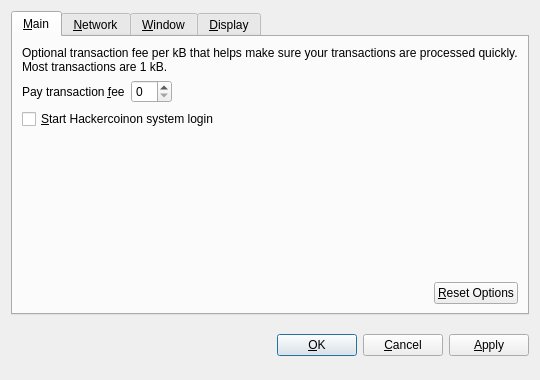
<?xml version="1.0" encoding="UTF-8"?>
<ui version="4.0">
 <class>OptionsDialog</class>
 <widget class="QDialog" name="OptionsDialog">
  <property name="geometry">
   <rect>
    <x>0</x>
    <y>0</y>
    <width>540</width>
    <height>380</height>
   </rect>
  </property>
  <property name="windowTitle">
   <string>Options</string>
  </property>
  <property name="modal">
   <bool>true</bool>
  </property>
  <layout class="QVBoxLayout" name="verticalLayout">
   <item>
    <widget class="QTabWidget" name="tabWidget">
     <property name="tabPosition">
      <enum>QTabWidget::North</enum>
     </property>
     <property name="currentIndex">
      <number>0</number>
     </property>
     <widget class="QWidget" name="tabMain">
      <attribute name="title">
       <string>&amp;Main</string>
      </attribute>
      <layout class="QVBoxLayout" name="verticalLayout_Main">
       <item>
        <widget class="QLabel" name="transactionFeeInfoLabel">
         <property name="text">
          <string>Optional transaction fee per kB that helps make sure your transactions are processed quickly. Most transactions are 1 kB.</string>
         </property>
         <property name="textFormat">
          <enum>Qt::PlainText</enum>
         </property>
         <property name="wordWrap">
          <bool>true</bool>
         </property>
        </widget>
       </item>
       <item>
        <layout class="QHBoxLayout" name="horizontalLayout_1_Main">
         <item>
          <widget class="QLabel" name="transactionFeeLabel">
           <property name="text">
            <string>Pay transaction &amp;fee</string>
           </property>
           <property name="textFormat">
            <enum>Qt::PlainText</enum>
           </property>
           <property name="buddy">
            <cstring>transactionFee</cstring>
           </property>
          </widget>
         </item>
         <item>
          <widget class="BitcoinAmountField" name="transactionFee"/>
         </item>
         <item>
          <spacer name="horizontalSpacer_1_Main">
           <property name="orientation">
            <enum>Qt::Horizontal</enum>
           </property>
           <property name="sizeHint" stdset="0">
            <size>
             <width>40</width>
             <height>20</height>
            </size>
           </property>
          </spacer>
         </item>
        </layout>
       </item>
       <item>
        <widget class="QCheckBox" name="bitcoinAtStartup">
         <property name="toolTip">
          <string>Automatically start Hackercoinafter logging in to the system.</string>
         </property>
         <property name="text">
          <string>&amp;Start Hackercoinon system login</string>
         </property>
        </widget>
       </item>
       <item>
        <spacer name="verticalSpacer_Main">
         <property name="orientation">
          <enum>Qt::Vertical</enum>
         </property>
         <property name="sizeHint" stdset="0">
          <size>
           <width>20</width>
           <height>40</height>
          </size>
         </property>
        </spacer>
       </item>
       <item>
        <layout class="QHBoxLayout" name="horizontalLayout_2_Main">
         <item>
          <spacer name="horizontalSpacer_2_Main">
           <property name="orientation">
            <enum>Qt::Horizontal</enum>
           </property>
           <property name="sizeHint" stdset="0">
            <size>
             <width>40</width>
             <height>20</height>
            </size>
           </property>
          </spacer>
         </item>
         <item>
          <widget class="QPushButton" name="resetButton">
           <property name="toolTip">
            <string>Reset all client options to default.</string>
           </property>
           <property name="text">
            <string>&amp;Reset Options</string>
           </property>
           <property name="autoDefault">
            <bool>false</bool>
           </property>
          </widget>
         </item>
        </layout>
       </item>
      </layout>
     </widget>
     <widget class="QWidget" name="tabNetwork">
      <attribute name="title">
       <string>&amp;Network</string>
      </attribute>
      <layout class="QVBoxLayout" name="verticalLayout_Network">
       <item>
        <widget class="QCheckBox" name="mapPortUpnp">
         <property name="toolTip">
          <string>Automatically open the Bitcoin client port on the router. This only works when your router supports UPnP and it is enabled.</string>
         </property>
         <property name="text">
          <string>Map port using &amp;UPnP</string>
         </property>
        </widget>
       </item>
       <item>
        <widget class="QCheckBox" name="connectSocks">
         <property name="toolTip">
          <string>Connect to the Bitcoin network through a SOCKS proxy (e.g. when connecting through Tor).</string>
         </property>
         <property name="text">
          <string>&amp;Connect through SOCKS proxy:</string>
         </property>
        </widget>
       </item>
       <item>
        <layout class="QHBoxLayout" name="horizontalLayout_Network">
         <item>
          <widget class="QLabel" name="proxyIpLabel">
           <property name="text">
            <string>Proxy &amp;IP:</string>
           </property>
           <property name="textFormat">
            <enum>Qt::PlainText</enum>
           </property>
           <property name="buddy">
            <cstring>proxyIp</cstring>
           </property>
          </widget>
         </item>
         <item>
          <widget class="QValidatedLineEdit" name="proxyIp">
           <property name="maximumSize">
            <size>
             <width>140</width>
             <height>16777215</height>
            </size>
           </property>
           <property name="toolTip">
            <string>IP address of the proxy (e.g. 127.0.0.1)</string>
           </property>
          </widget>
         </item>
         <item>
          <widget class="QLabel" name="proxyPortLabel">
           <property name="text">
            <string>&amp;Port:</string>
           </property>
           <property name="textFormat">
            <enum>Qt::PlainText</enum>
           </property>
           <property name="buddy">
            <cstring>proxyPort</cstring>
           </property>
          </widget>
         </item>
         <item>
          <widget class="QLineEdit" name="proxyPort">
           <property name="maximumSize">
            <size>
             <width>55</width>
             <height>16777215</height>
            </size>
           </property>
           <property name="toolTip">
            <string>Port of the proxy (e.g. 9050)</string>
           </property>
          </widget>
         </item>
         <item>
          <widget class="QLabel" name="socksVersionLabel">
           <property name="text">
            <string>SOCKS &amp;Version:</string>
           </property>
           <property name="textFormat">
            <enum>Qt::PlainText</enum>
           </property>
           <property name="buddy">
            <cstring>socksVersion</cstring>
           </property>
          </widget>
         </item>
         <item>
          <widget class="QValueComboBox" name="socksVersion">
           <property name="toolTip">
            <string>SOCKS version of the proxy (e.g. 5)</string>
           </property>
          </widget>
         </item>
         <item>
          <spacer name="horizontalSpacer_Network">
           <property name="orientation">
            <enum>Qt::Horizontal</enum>
           </property>
           <property name="sizeHint" stdset="0">
            <size>
             <width>40</width>
             <height>20</height>
            </size>
           </property>
          </spacer>
         </item>
        </layout>
       </item>
       <item>
        <spacer name="verticalSpacer_Network">
         <property name="orientation">
          <enum>Qt::Vertical</enum>
         </property>
         <property name="sizeHint" stdset="0">
          <size>
           <width>20</width>
           <height>40</height>
          </size>
         </property>
        </spacer>
       </item>
      </layout>
     </widget>
     <widget class="QWidget" name="tabWindow">
      <attribute name="title">
       <string>&amp;Window</string>
      </attribute>
      <layout class="QVBoxLayout" name="verticalLayout_Window">
       <item>
        <widget class="QCheckBox" name="minimizeToTray">
         <property name="toolTip">
          <string>Show only a tray icon after minimizing the window.</string>
         </property>
         <property name="text">
          <string>&amp;Minimize to the tray instead of the taskbar</string>
         </property>
        </widget>
       </item>
       <item>
        <widget class="QCheckBox" name="minimizeOnClose">
         <property name="toolTip">
          <string>Minimize instead of exit the application when the window is closed. When this option is enabled, the application will be closed only after selecting Quit in the menu.</string>
         </property>
         <property name="text">
          <string>M&amp;inimize on close</string>
         </property>
        </widget>
       </item>
       <item>
        <spacer name="verticalSpacer_Window">
         <property name="orientation">
          <enum>Qt::Vertical</enum>
         </property>
         <property name="sizeHint" stdset="0">
          <size>
           <width>20</width>
           <height>40</height>
          </size>
         </property>
        </spacer>
       </item>
      </layout>
     </widget>
     <widget class="QWidget" name="tabDisplay">
      <attribute name="title">
       <string>&amp;Display</string>
      </attribute>
      <layout class="QVBoxLayout" name="verticalLayout_Display">
       <item>
        <layout class="QHBoxLayout" name="horizontalLayout_1_Display">
         <item>
          <widget class="QLabel" name="langLabel">
           <property name="text">
            <string>User Interface &amp;language:</string>
           </property>
           <property name="textFormat">
            <enum>Qt::PlainText</enum>
           </property>
           <property name="buddy">
            <cstring>lang</cstring>
           </property>
          </widget>
         </item>
         <item>
          <widget class="QValueComboBox" name="lang">
           <property name="toolTip">
            <string>The user interface language can be set here. This setting will take effect after restarting Bitcoin.</string>
           </property>
          </widget>
         </item>
        </layout>
       </item>
       <item>
        <layout class="QHBoxLayout" name="horizontalLayout_2_Display">
         <item>
          <widget class="QLabel" name="unitLabel">
           <property name="text">
            <string>&amp;Unit to show amounts in:</string>
           </property>
           <property name="textFormat">
            <enum>Qt::PlainText</enum>
           </property>
           <property name="buddy">
            <cstring>unit</cstring>
           </property>
          </widget>
         </item>
         <item>
          <widget class="QValueComboBox" name="unit">
           <property name="toolTip">
            <string>Choose the default subdivision unit to show in the interface and when sending coins.</string>
           </property>
          </widget>
         </item>
        </layout>
       </item>
       <item>
        <widget class="QCheckBox" name="displayAddresses">
         <property name="toolTip">
          <string>Whether to show Bitcoin addresses in the transaction list or not.</string>
         </property>
         <property name="text">
          <string>&amp;Display addresses in transaction list</string>
         </property>
        </widget>
       </item>
       <item>
        <spacer name="verticalSpacer_Display">
         <property name="orientation">
          <enum>Qt::Vertical</enum>
         </property>
         <property name="sizeHint" stdset="0">
          <size>
           <width>20</width>
           <height>40</height>
          </size>
         </property>
        </spacer>
       </item>
      </layout>
     </widget>
    </widget>
   </item>
   <item>
    <layout class="QHBoxLayout" name="horizontalLayout_Buttons">
     <item>
      <spacer name="horizontalSpacer_1">
       <property name="orientation">
        <enum>Qt::Horizontal</enum>
       </property>
       <property name="sizeHint" stdset="0">
        <size>
         <width>40</width>
         <height>48</height>
        </size>
       </property>
      </spacer>
     </item>
     <item>
      <widget class="QLabel" name="statusLabel">
       <property name="font">
        <font>
         <weight>75</weight>
         <bold>true</bold>
        </font>
       </property>
       <property name="text">
        <string/>
       </property>
       <property name="textFormat">
        <enum>Qt::PlainText</enum>
       </property>
       <property name="wordWrap">
        <bool>true</bool>
       </property>
      </widget>
     </item>
     <item>
      <spacer name="horizontalSpacer_2">
       <property name="orientation">
        <enum>Qt::Horizontal</enum>
       </property>
       <property name="sizeHint" stdset="0">
        <size>
         <width>40</width>
         <height>48</height>
        </size>
       </property>
      </spacer>
     </item>
     <item>
      <widget class="QPushButton" name="okButton">
       <property name="text">
        <string>&amp;OK</string>
       </property>
      </widget>
     </item>
     <item>
      <widget class="QPushButton" name="cancelButton">
       <property name="text">
        <string>&amp;Cancel</string>
       </property>
       <property name="autoDefault">
        <bool>false</bool>
       </property>
      </widget>
     </item>
     <item>
      <widget class="QPushButton" name="applyButton">
       <property name="text">
        <string>&amp;Apply</string>
       </property>
       <property name="autoDefault">
        <bool>false</bool>
       </property>
      </widget>
     </item>
    </layout>
   </item>
  </layout>
 </widget>
 <customwidgets>
  <customwidget>
   <class>BitcoinAmountField</class>
   <extends>QSpinBox</extends>
   <header>bitcoinamountfield.h</header>
  </customwidget>
  <customwidget>
   <class>QValueComboBox</class>
   <extends>QComboBox</extends>
   <header>qvaluecombobox.h</header>
  </customwidget>
  <customwidget>
   <class>QValidatedLineEdit</class>
   <extends>QLineEdit</extends>
   <header>qvalidatedlineedit.h</header>
  </customwidget>
 </customwidgets>
 <resources/>
 <connections/>
</ui>
